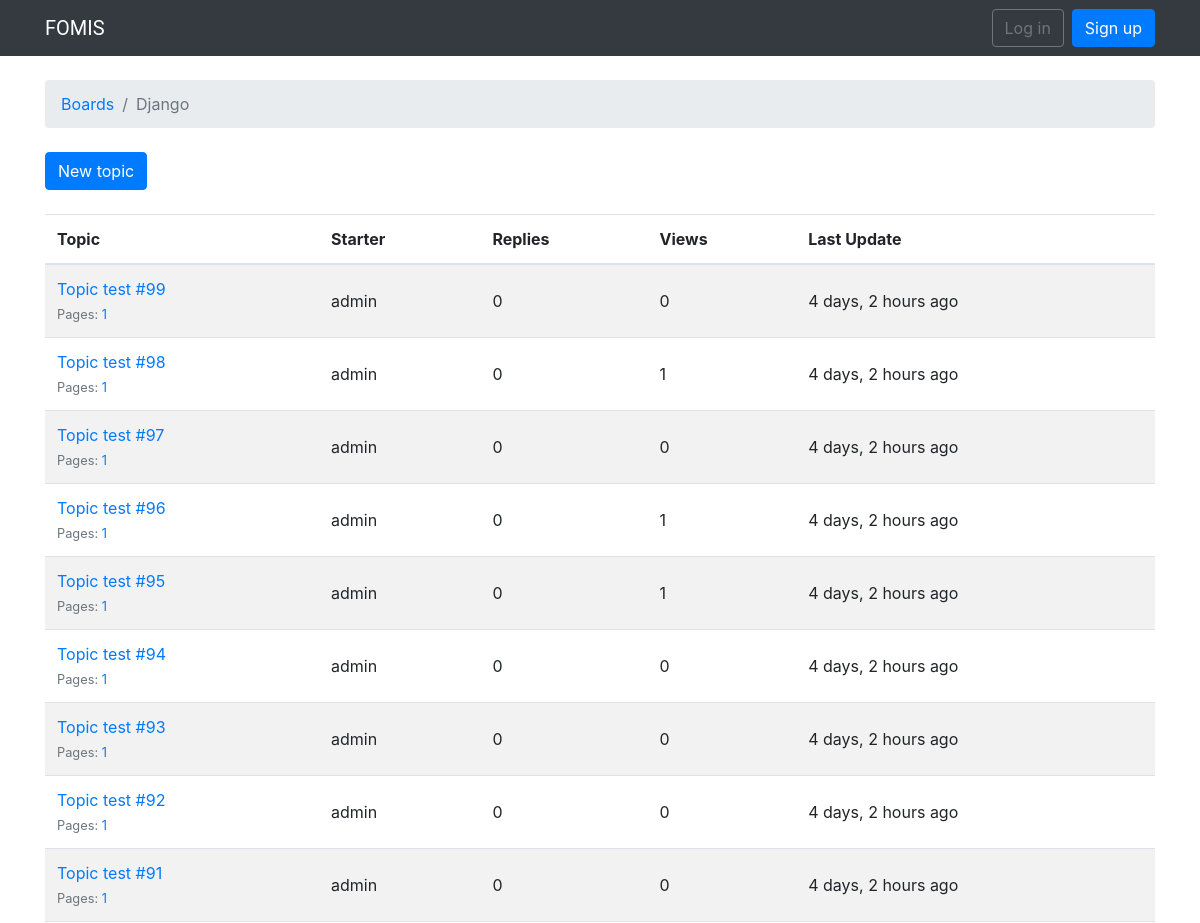
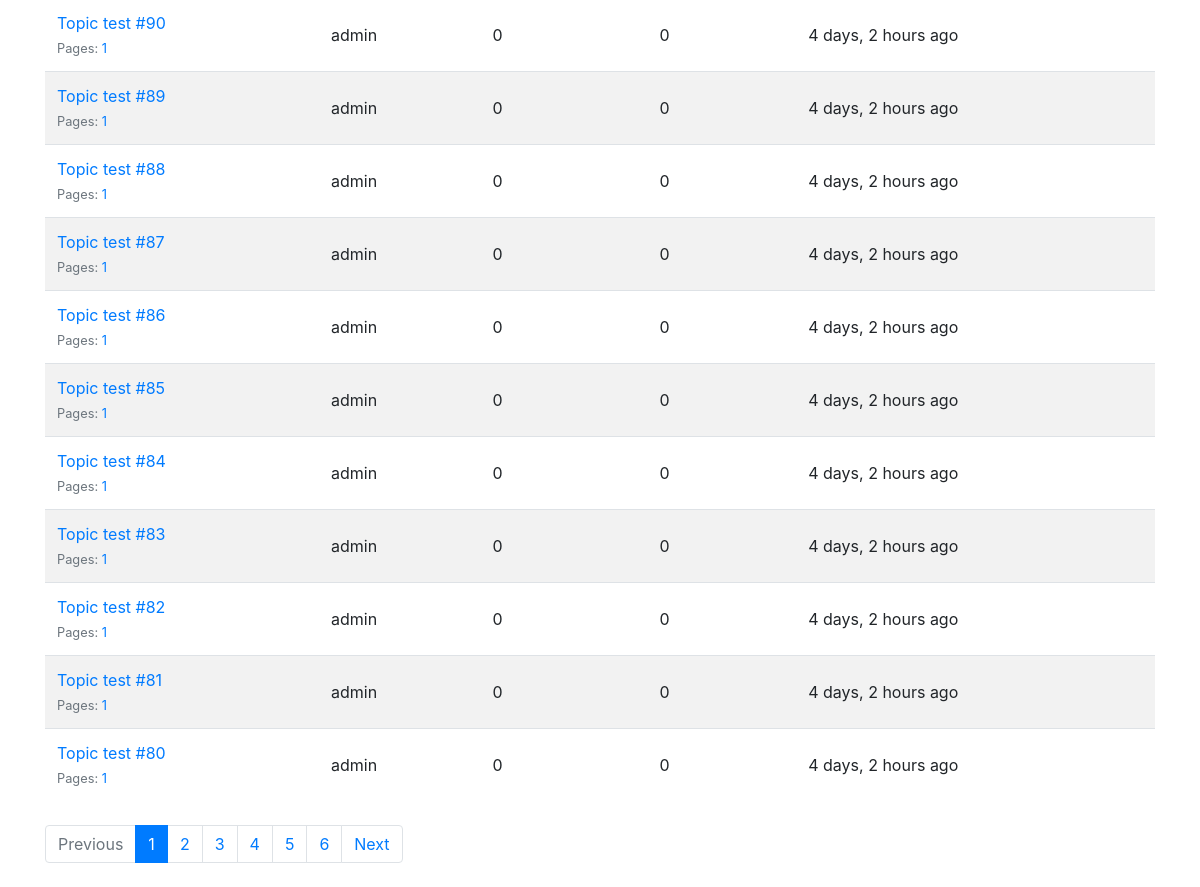
Page /boards/1/ on the earlier database version (2 pictures, top to bottom).
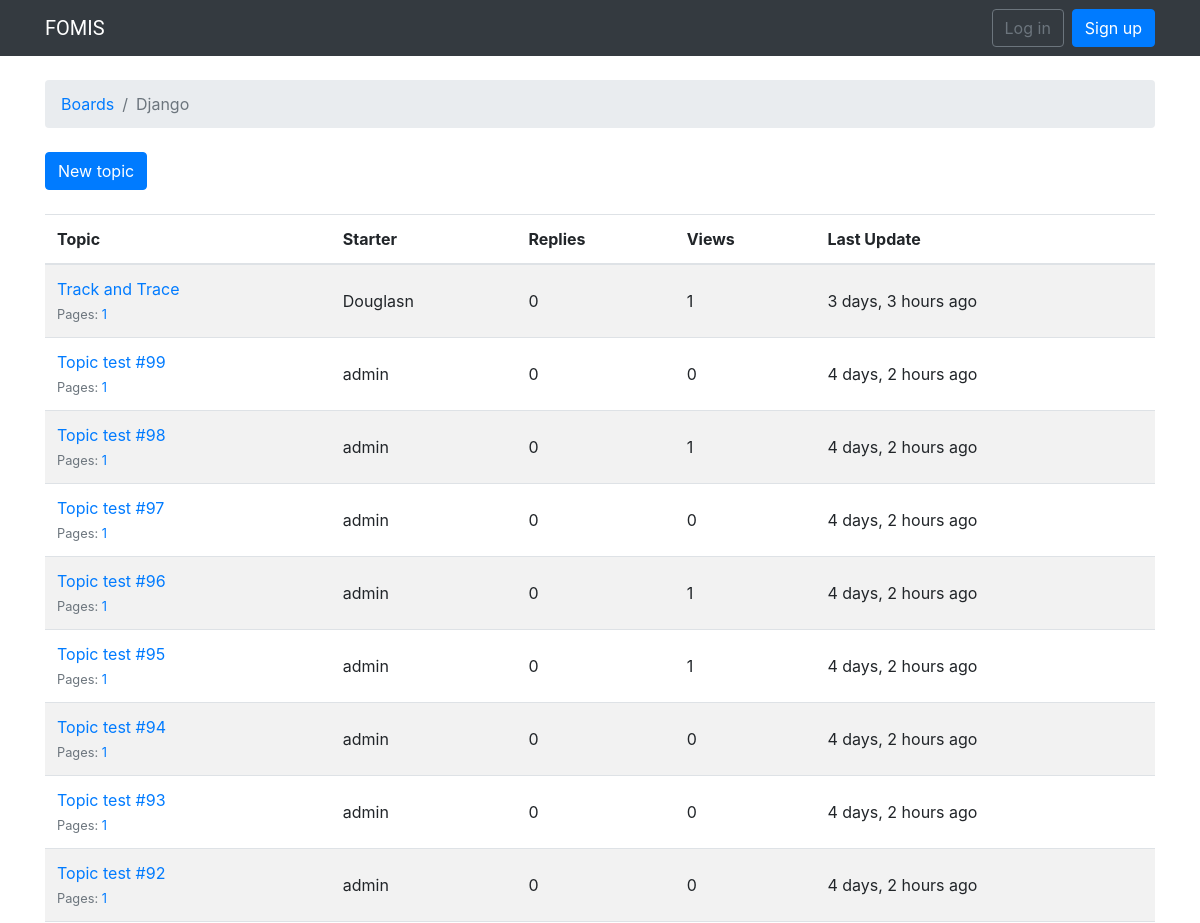
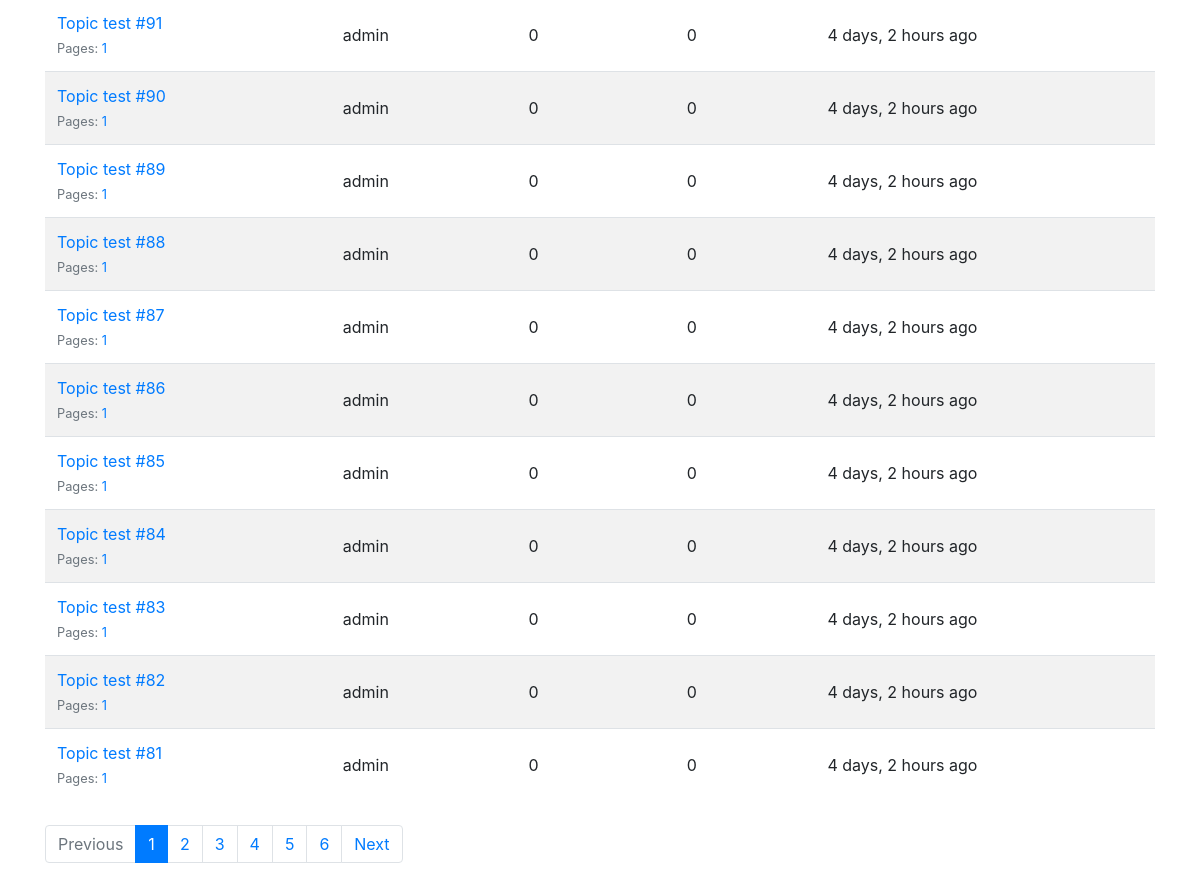
Same page on the later database version (2 pictures, top to bottom).
### boards/models.py (models this page shows, shortened)
class Board(models.Model):
    name = models.CharField(max_length=30, unique=True)
    description = models.CharField(max_length=100)

class Topic(models.Model):
    subject = models.CharField(max_length=255)
    board = models.ForeignKey(Board, on_delete= models.CASCADE, related_name='topics')
    starter = models.ForeignKey(User, on_delete= models.CASCADE, related_name='topics')
    last_updated = models.DateTimeField(auto_now_add=True)
    views = models.PositiveIntegerField(default=0)
    def get_page_count(self):
        count = self.posts.count()
        pages = count / 20
        return math.ceil(pages)
    def has_many_pages(self, count=None):
        if count is None:
            count = self.get_page_count()
        return count > 6
    def get_page_range(self):
        count = self.get_page_count()
        if self.has_many_pages(count):
            return range(1, 5)
        return range(1, count + 1)

### boards/views.py (the view)
# urls.py: re_path('^boards/(?P<pk>\d+)/$', views.board_topics, name='board_topics'),
def board_topics(request, pk):
    board = get_object_or_404(Board, pk=pk)
    queryset = board.topics.order_by('-last_updated').annotate(replies=Count('posts') - 1)
    page = request.GET.get('page', 1)
    paginator = Paginator(queryset, 20)
    try:
        topics = paginator.page(page)
    except PageNotAnInteger:
        topics = paginator.page(1)
    except EmptyPage:
        topics = paginator.page(paginator.num_pages)
    return render(request, 'topics.html', {'board': board, 'topics': topics})

### templates/topics.html (shortened to what this page needs)
{% extends 'base.html' %}
{% load humanize %}
{% block breadcrumb %}
  <li class="breadcrumb-item"><a href="{% url 'home' %}">Boards</a></li>
  <li class="breadcrumb-item active">{{ board.name }}</li>
{% endblock %}
{% block content %}
  <div class="mb-4">
    <a href="{% url 'new_topic' board.pk %}" class="btn btn-primary">New topic</a>
  </div>
  <table class="table table-striped mb-4">
    <thead class="thead-inverse">
      <tr>
        <th>Topic</th>
        <th>Starter</th>
        <th>Replies</th>
        <th>Views</th>
        <th>Last Update</th>
      </tr>
    </thead>
    <tbody>
      {% for topic in topics %}
        {% url 'topic_posts' board.pk topic.pk as topic_url %}
        <tr>
          <td>
            <p class="mb-0">
              <a href="{{ topic_url }}">{{ topic.subject }}</a>
            </p>
            <small class="text-muted">
              Pages:
              {% for i in topic.get_page_range %}
                <a href="{{ topic_url }}?page={{ i }}">{{ i }}</a>
              {% endfor %}
            </small>
          </td>
          <td class="align-middle">{{ topic.starter.username }}</td>
          <td class="align-middle">{{ topic.replies }}</td>
          <td class="align-middle">{{ topic.views }}</td>
          <td class="align-middle">{{ topic.last_updated|naturaltime }}</td>
        </tr>
      {% endfor %}
    </tbody>
  </table>
  {% if topics.has_other_pages %}
    <nav aria-label="Topics pagination" class="mb-4">
      <ul class="pagination">
        {% if topics.has_previous %}
          <li class="page-item">
            <a class="page-link" href="?page={{ topics.previous_page_number }}">Previous</a>
          </li>
        {% else %}
          <li class="page-item disabled">
            <span class="page-link">Previous</span>
          </li>
        {% endif %}
        {% for page_num in topics.paginator.page_range %}
          {% if topics.number == page_num %}
            <li class="page-item active">
              <span class="page-link">
                {{ page_num }}
              </span>
            </li>
          {% else %}
            <li class="page-item">
              <a class="page-link" href="?page={{ page_num }}">{{ page_num }}</a>
            </li>
          {% endif %}
        {% endfor %}
        {% if topics.has_next %}
          <li class="page-item">
            <a class="page-link" href="?page={{ topics.next_page_number }}">Next</a>
          </li>
        {% else %}
          <li class="page-item disabled">
            <span class="page-link">Next</span>
          </li>
        {% endif %}
      </ul>
    </nav>
  {% endif %}
{% endblock %}

### templates/base.html (shortened to what this page needs)
{% load static %}<!DOCTYPE html>
<html>
  <head>
    <link rel="stylesheet" href="{% static 'css/bootstrap.min.css' %}">
    <link rel="stylesheet" href="{% static 'css/app.css' %}">
  </head>
  {% block body %}
  <nav class="navbar navbar-expand-sm navbar-dark bg-dark">
    <div class="container">
      <a class="navbar-brand" href="{% url 'home' %}">FOMIS</a>
      <div class="collapse navbar-collapse" id="mainMenu">
        {% if user.is_authenticated %}
          <ul class="navbar-nav ml-auto">
            <li class="nav-item dropdown">
              <a class="nav-link dropdown-toggle" href="#" id="userMenu" data-toggle="dropdown" aria-haspopup="true" aria-expanded="false">
                {{ user.username }}
              </a>
              <div class="dropdown-menu dropdown-menu-right" aria-labelledby="userMenu">
                <a class="dropdown-item" href="{% url 'my_account' %}">My account</a>
                <a class="dropdown-item" href="{% url 'password_reset' %}">Change password</a>
                <div class="dropdown-divider"></div>
                <a class="dropdown-item" href="{% url 'logout' %}">Log out</a>
              </div>
            </li>
          </ul>
        {% else %}
          <form class="form-inline ml-auto">
            <a href="{% url 'login' %}" class="btn btn-outline-secondary">Log in</a>
            <a href="{% url 'signup' %}" class="btn btn-primary ml-2">Sign up</a>
          </form>
        {% endif %}
      </div>
    </div>
  </nav>
  <div class="container">
    <ol class="breadcrumb my-4">
      {% block breadcrumb %}
      {% endblock %}
    </ol>
    {% block content %}
    {% endblock %}
  </div>
{% endblock body %}
</html>

### static/css/app.css (style rules this page uses)
.navbar-brand { font-family: 'Roboto', sans-serif; }

Differences in the rows shown:
no longer on this page (row unchanged): Topic: subject "Topic test #80", get_page_range "1", starter.username "admin", replies "0", views "0", last_updated "4 days, 2 hours ago"
added Topic: subject "Track and Trace", get_page_range "1", starter.username "Douglasn", replies "0", views "1", last_updated "3 days, 3 hours ago"
